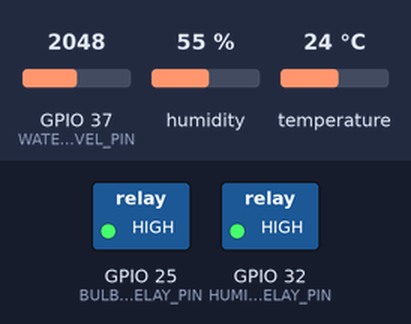
Simulated run of this sketch. Board: ESP32-S3. Shown: switched loads named in the sketch (green lamp = pin HIGH). Inputs (shaded band) come from the test bench; at power-on: humidity 55 %, GPIO 37 (WATER_LEVEL_PIN) = 2048, temperature 24 °C (analog values on the 0–4095 scale). WiFi joins after 1.5 s; servers stay silent unless stated; uploads are accepted with an empty reply; what the sketch prints to the serial monitor is not drawn.

Above: at 1.5 s.
1.6 s: humidity set to 73 %
4.2 s: humidity set to 76 %
At 6.7 s:
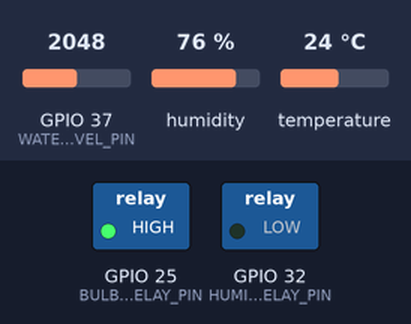
7.6 s: GPIO 37 (WATER_LEVEL_PIN) set to 122
10.2 s: GPIO 37 (WATER_LEVEL_PIN) set to 107
15.6 s: temperature set to 37.5 °C
18.5 s: temperature set to 38.6 °C
At 21.0 s:
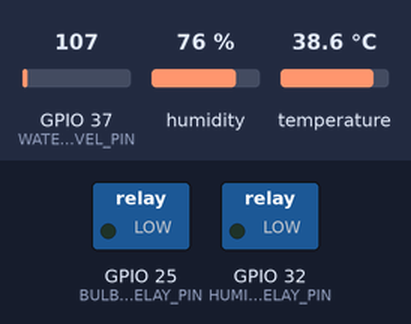
Timing chart, 0 to 22.5 s (numbered marks = the images above; inputs shaded):
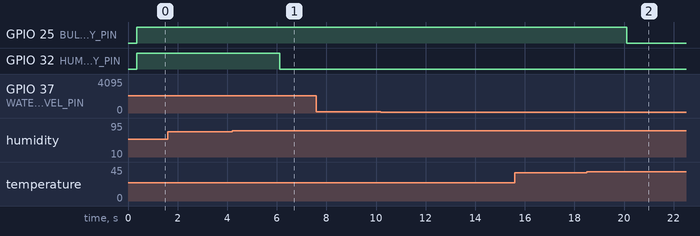

Measured:
- the behaviour switches between 74 and 75 % on humidity (found by bisection; images 0 and 1)
- the behaviour switches between 37.9 and 38 °C on temperature (found by bisection; images 1 and 2)
- after the input at 1.6 s, every drawn part: stays the same
- after the input at 4.2 s, GPIO 32 (HUMIDIFIER_RELAY_PIN): HIGH → LOW after 1.9 s
- after the input at 7.6 s, every drawn part: stays the same
- after the input at 10.2 s, every drawn part: stays the same
- after the input at 15.6 s, every drawn part: stays the same
- after the input at 18.5 s, GPIO 25 (BULB_RELAY_PIN): HIGH → LOW after 1.6 s

The sketch:

esp32_env_sensor_relay_node.ino
```cpp
#include <WiFi.h>
#include <HTTPClient.h>
#include <Wire.h>
#include <Adafruit_SHT31.h>
#include <math.h>

// ESP32 station that joins the ESP32-S3 camera AP and posts climate data.
// S3 AP firmware defaults from esp32_cam_no_ui.ino:
// SSID: AI_CANDLING, password: thesis123, IP: 192.168.4.1
const char* WIFI_SSID = "AI_CANDLING";
const char* WIFI_PASSWORD = "thesis123";
// Sub-incubator posts to its own S3 endpoint so it never collides with the
// P4 main-incubator climate that arrives on /sensordata.
const char* S3_SENSOR_URL = "http://192.168.4.1/subsensordata";

// Pin map for the DIYMORE ESP32-CAM (camera ribbon NOT plugged in).
// NOTE: GPIO16/17 are reserved for PSRAM on this board -- do NOT use for I2C.
// 21 and 13 are free, bidirectional pins that worked for the SHT3x.
#define I2C_SDA_PIN 21
#define I2C_SCL_PIN 13
#define BULB_RELAY_PIN 25
#define HUMIDIFIER_RELAY_PIN 32

// Water level sensor analog output. Monitoring only; no relay interlock.
#define WATER_LEVEL_ENABLED 1
#define WATER_LEVEL_PIN 37

// Most relay modules are active LOW. Set to 0 if your module turns ON with HIGH.
#define RELAY_ACTIVE_LOW 0

const uint8_t RELAY_ON_LEVEL = RELAY_ACTIVE_LOW ? LOW : HIGH;
const uint8_t RELAY_OFF_LEVEL = RELAY_ACTIVE_LOW ? HIGH : LOW;

// Lockdown sub-incubator targets: maintain 37.7-38.0 C, 65-75% RH.
const float BULB_ON_BELOW_C = 37.7f;
const float BULB_OFF_AT_OR_ABOVE_C = 38.0f;
// Humidity-only hysteresis; retain the relay state between these thresholds.
const float HUMIDIFIER_ON_BELOW_RH = 65.0f;
const float HUMIDIFIER_OFF_AT_OR_ABOVE_RH = 75.0f;

// Calibrate these with Serial Monitor dry/wet raw readings.
const int WATER_DRY_RAW = 0;      // measured dry (no water) -> 0%
const int WATER_WET_RAW = 2300;   // measured fully submerged -> 100%
const int WATER_LOW_PERCENT = 5;

const unsigned long READ_INTERVAL_MS = 2000UL;
const unsigned long POST_INTERVAL_MS = 5000UL;
const unsigned long WIFI_CONNECT_TIMEOUT_MS = 12000UL;
const unsigned long WIFI_DRIVER_SETTLE_MS = 350UL;
const unsigned long WIFI_RETRY_DELAY_MS = 2000UL;
const unsigned long WIFI_RADIO_OFF_MS = 750UL;
const uint8_t WIFI_FAILURES_BEFORE_RADIO_RESET = 3;
const uint8_t POST_FAILURES_BEFORE_WIFI_RECOVERY = 4;
const unsigned long SENSOR_STALE_SAFE_MS = 15000UL;

Adafruit_SHT31 sht31 = Adafruit_SHT31();

struct ClimateReading {
  float tempC = 0.0f;
  float humidityRh = 0.0f;
  bool tempValid = false;
  bool humidityValid = false;
  int waterRaw = 0;
  int waterLevel = 0;
  bool waterLow = true;
  bool waterValid = false;  // Diagnostic only; does not control the humidifier.
};

ClimateReading latest;
bool shtReady = false;
bool bulbOn = false;
bool humidifierOn = false;
unsigned long lastReadMs = 0;
unsigned long lastPostMs = 0;
unsigned long lastTempOkMs = 0;
unsigned long lastHumOkMs = 0;

enum WifiRecoveryPhase : uint8_t {
  WIFI_PHASE_CONNECTING,
  WIFI_PHASE_CONNECTED,
  WIFI_PHASE_DISCONNECTING,
  WIFI_PHASE_WAIT_RETRY,
  WIFI_PHASE_RADIO_OFF
};

WifiRecoveryPhase wifiPhase = WIFI_PHASE_WAIT_RETRY;
unsigned long wifiPhaseStartedMs = 0;
uint8_t consecutiveWifiFailures = 0;
uint8_t consecutivePostTransportFailures = 0;
bool wifiRecoveryRequested = false;
bool postAfterReconnect = false;

void initRelayOutputOff(uint8_t pin) {
  digitalWrite(pin, RELAY_OFF_LEVEL);
  pinMode(pin, RELAY_OFF_LEVEL == HIGH ? INPUT_PULLUP : INPUT_PULLDOWN);
  delay(2);
  pinMode(pin, OUTPUT);
  digitalWrite(pin, RELAY_OFF_LEVEL);
}

void setRelay(uint8_t pin, bool on) {
  digitalWrite(pin, on ? RELAY_ON_LEVEL : RELAY_OFF_LEVEL);
}

void setBulb(bool on) {
  if (bulbOn == on) return;
  bulbOn = on;
  setRelay(BULB_RELAY_PIN, bulbOn);
  Serial.printf("[BULB] %s\n", bulbOn ? "ON" : "OFF");
}

void setHumidifier(bool on) {
  if (humidifierOn == on) return;
  humidifierOn = on;
  setRelay(HUMIDIFIER_RELAY_PIN, humidifierOn);
  Serial.printf("[HUMIDIFIER] %s\n", humidifierOn ? "ON" : "OFF");
}

bool beginShtSensor() {
  if (sht31.begin(0x44)) {
    Serial.println("[SHT] Found SHT3x at 0x44");
    sht31.heater(false);
    return true;
  }

  if (sht31.begin(0x45)) {
    Serial.println("[SHT] Found SHT3x at 0x45");
    sht31.heater(false);
    return true;
  }

  Serial.println("[SHT] Not found. Check SDA/SCL, VCC, GND, and sensor address.");
  return false;
}

int waterPercentFromRaw(int raw) {
  long percent;
  if (WATER_WET_RAW >= WATER_DRY_RAW) {
    percent = map(raw, WATER_DRY_RAW, WATER_WET_RAW, 0, 100);
  } else {
    percent = map(raw, WATER_WET_RAW, WATER_DRY_RAW, 100, 0);
  }
  return constrain((int)percent, 0, 100);
}

void readSensors() {
#if WATER_LEVEL_ENABLED
  latest.waterRaw = analogRead(WATER_LEVEL_PIN);
  latest.waterLevel = waterPercentFromRaw(latest.waterRaw);
  latest.waterLow = latest.waterLevel < WATER_LOW_PERCENT;
  // Near-zero readings are flagged for diagnostics, not used as an interlock.
  latest.waterValid = latest.waterRaw > 5;
#else
  // No water sensor compiled in; humidity control remains independent.
  latest.waterRaw = -1;
  latest.waterLevel = 0;
  latest.waterLow = true;
  latest.waterValid = false;
#endif

  latest.tempValid = false;
  latest.humidityValid = false;

  if (!shtReady) {
    shtReady = beginShtSensor();
  }

  if (shtReady) {
    const float temp = sht31.readTemperature();
    const float hum = sht31.readHumidity();

    if (!isnan(temp)) {
      latest.tempC = temp;
      latest.tempValid = true;
      lastTempOkMs = millis();
    }

    if (!isnan(hum)) {
      latest.humidityRh = hum;
      latest.humidityValid = true;
      lastHumOkMs = millis();
    }
  }

  // --- Water calibration helper: track lowest (dry) and highest (wet) raw ---
  static int waterRawMin = 4095;
  static int waterRawMax = 0;
  if (latest.waterRaw < waterRawMin) waterRawMin = latest.waterRaw;
  if (latest.waterRaw > waterRawMax) waterRawMax = latest.waterRaw;

  Serial.printf(
      "[READ] T=%s%.1fC H=%s%.1f%% waterRaw=%d water=%d%% low=%s valid=%s  | CAL min(dry)=%d max(wet)=%d\n",
      latest.tempValid ? "" : "?",
      latest.tempC,
      latest.humidityValid ? "" : "?",
      latest.humidityRh,
      latest.waterRaw,
      latest.waterLevel,
      latest.waterLow ? "true" : "false",
      latest.waterValid ? "true" : "false",
      waterRawMin,
      waterRawMax);
}

void updateActuators() {
  const unsigned long now = millis();
  const bool tempFresh = lastTempOkMs > 0 && (now - lastTempOkMs) <= SENSOR_STALE_SAFE_MS;
  const bool humFresh = lastHumOkMs > 0 && (now - lastHumOkMs) <= SENSOR_STALE_SAFE_MS;

  if (!tempFresh) {
    setBulb(false);
  } else if (!bulbOn && latest.tempC < BULB_ON_BELOW_C) {
    setBulb(true);
  } else if (bulbOn && latest.tempC >= BULB_OFF_AT_OR_ABOVE_C) {
    setBulb(false);
  }

  if (!humFresh) {
    setHumidifier(false);
  } else if (!humidifierOn && latest.humidityRh < HUMIDIFIER_ON_BELOW_RH) {
    setHumidifier(true);
  } else if (humidifierOn && latest.humidityRh >= HUMIDIFIER_OFF_AT_OR_ABOVE_RH) {
    setHumidifier(false);
  }
}

void appendCommaIfNeeded(String& body, bool& hasField) {
  if (hasField) body += ',';
  hasField = true;
}

void appendJsonFloat(String& body, bool& hasField, const char* key, float value, int decimals) {
  appendCommaIfNeeded(body, hasField);
  body += '"';
  body += key;
  body += "\":";
  body += String(value, decimals);
}

void appendJsonInt(String& body, bool& hasField, const char* key, int value) {
  appendCommaIfNeeded(body, hasField);
  body += '"';
  body += key;
  body += "\":";
  body += String(value);
}

void appendJsonBool(String& body, bool& hasField, const char* key, bool value) {
  appendCommaIfNeeded(body, hasField);
  body += '"';
  body += key;
  body += "\":";
  body += (value ? "true" : "false");
}

String buildSensorJson() {
  String body;
  body.reserve(192);
  body = "{";
  bool hasField = false;

  if (latest.tempValid) {
    appendJsonFloat(body, hasField, "temp", latest.tempC, 2);
  }
  if (latest.humidityValid) {
    appendJsonFloat(body, hasField, "hum", latest.humidityRh, 2);
  }
  appendJsonBool(body, hasField, "humValid", latest.humidityValid);
#if WATER_LEVEL_ENABLED
  appendJsonInt(body, hasField, "waterRaw", latest.waterRaw);
  appendJsonInt(body, hasField, "waterLevel", latest.waterLevel);
  appendJsonBool(body, hasField, "waterLow", latest.waterLow);
#endif
  appendJsonBool(body, hasField, "bulb", bulbOn);
  appendJsonBool(body, hasField, "humidifier", humidifierOn);
  appendJsonInt(body, hasField, "uptimeMs", (int)millis());

  body += "}";
  return body;
}

const char* wifiStatusName(wl_status_t status) {
  switch (status) {
    case WL_IDLE_STATUS: return "IDLE";
    case WL_NO_SSID_AVAIL: return "NO_SSID";
    case WL_SCAN_COMPLETED: return "SCAN_COMPLETE";
    case WL_CONNECTED: return "CONNECTED";
    case WL_CONNECT_FAILED: return "CONNECT_FAILED";
    case WL_CONNECTION_LOST: return "CONNECTION_LOST";
    case WL_DISCONNECTED: return "DISCONNECTED";
    default: return "UNKNOWN";
  }
}

void configureWifiStation() {
  WiFi.persistent(false);
  WiFi.mode(WIFI_STA);
  WiFi.setSleep(false);
  // This sketch owns all retries. Disabling the driver's independent retry
  // prevents it from racing our disconnect/settle/begin state machine.
  WiFi.setAutoReconnect(false);
}

void beginWifiAttempt(const char* reason) {
  configureWifiStation();
  const wl_status_t beginStatus = WiFi.begin(WIFI_SSID, WIFI_PASSWORD);
  wifiPhase = WIFI_PHASE_CONNECTING;
  wifiPhaseStartedMs = millis();
  Serial.printf(
      "[WIFI] Attempt %u: %s; WiFi.begin=%s. Local control continues.\n",
      (unsigned int)consecutiveWifiFailures + 1,
      reason,
      wifiStatusName(beginStatus));
}

void startWifi() {
  consecutiveWifiFailures = 0;
  consecutivePostTransportFailures = 0;
  wifiRecoveryRequested = false;
  beginWifiAttempt("startup");
}

void scheduleWifiRecovery(const char* reason) {
  if (wifiPhase == WIFI_PHASE_DISCONNECTING ||
      wifiPhase == WIFI_PHASE_WAIT_RETRY ||
      wifiPhase == WIFI_PHASE_RADIO_OFF) {
    return;
  }

  if (consecutiveWifiFailures < 255) {
    consecutiveWifiFailures++;
  }
  Serial.printf(
      "[WIFI] Recovery scheduled (%s), failure %u.\n",
      reason,
      (unsigned int)consecutiveWifiFailures);

  // disconnect() is asynchronous. Wait in WIFI_PHASE_DISCONNECTING before
  // the next begin() instead of issuing both calls back-to-back.
  WiFi.setAutoReconnect(false);
  WiFi.disconnect(false, false);
  wifiPhase = WIFI_PHASE_DISCONNECTING;
  wifiPhaseStartedMs = millis();
}

void startWifiRadioReset() {
  Serial.println("[WIFI] Repeated failures: cycling the station radio.");
  WiFi.setAutoReconnect(false);
  WiFi.disconnect(true, false);  // radio off, keep credentials in RAM
  WiFi.mode(WIFI_OFF);
  wifiPhase = WIFI_PHASE_RADIO_OFF;
  wifiPhaseStartedMs = millis();
}

void maintainWifi() {
  const unsigned long now = millis();
  const wl_status_t status = WiFi.status();

  // Repeated negative HTTP results mean the association may be stale even if
  // the driver still reports WL_CONNECTED. Recover through the same serialized
  // state machine instead of letting failed POSTs continue forever.
  if (wifiRecoveryRequested) {
    wifiRecoveryRequested = false;
    scheduleWifiRecovery("S3 transport unreachable");
    return;
  }

  if (status == WL_CONNECTED) {
    if (wifiPhase != WIFI_PHASE_CONNECTED) {
      Serial.printf(
          "[WIFI] Connected. IP=%s RSSI=%d dBm; reporting resumes now.\n",
          WiFi.localIP().toString().c_str(),
          WiFi.RSSI());
      postAfterReconnect = true;
      consecutivePostTransportFailures = 0;
    }
    wifiPhase = WIFI_PHASE_CONNECTED;
    wifiPhaseStartedMs = now;
    consecutiveWifiFailures = 0;
    return;
  }

  if (wifiPhase == WIFI_PHASE_CONNECTED) {
    Serial.printf(
        "[WIFI] Link lost (%s). Retrying until the S3 returns.\n",
        wifiStatusName(status));
    scheduleWifiRecovery("link lost");
    return;
  }

  switch (wifiPhase) {
    case WIFI_PHASE_CONNECTING: {
      const bool terminalFailure =
          status == WL_NO_SSID_AVAIL ||
          status == WL_CONNECT_FAILED ||
          status == WL_CONNECTION_LOST;
      if ((terminalFailure && (now - wifiPhaseStartedMs) >= 2000UL) ||
          (now - wifiPhaseStartedMs) >= WIFI_CONNECT_TIMEOUT_MS) {
        Serial.printf("[WIFI] Attempt ended with %s.\n", wifiStatusName(status));
        scheduleWifiRecovery(
            terminalFailure ? "association failed" : "connect timeout");
      }
      break;
    }

    case WIFI_PHASE_DISCONNECTING:
      if ((now - wifiPhaseStartedMs) >= WIFI_DRIVER_SETTLE_MS) {
        wifiPhase = WIFI_PHASE_WAIT_RETRY;
        wifiPhaseStartedMs = now;
      }
      break;

    case WIFI_PHASE_WAIT_RETRY:
      if ((now - wifiPhaseStartedMs) >= WIFI_RETRY_DELAY_MS) {
        if (consecutiveWifiFailures >= WIFI_FAILURES_BEFORE_RADIO_RESET) {
          startWifiRadioReset();
        } else {
          beginWifiAttempt("scheduled retry");
        }
      }
      break;

    case WIFI_PHASE_RADIO_OFF:
      if ((now - wifiPhaseStartedMs) >= WIFI_RADIO_OFF_MS) {
        consecutiveWifiFailures = 0;
        beginWifiAttempt("radio reset complete");
      }
      break;

    case WIFI_PHASE_CONNECTED:
      // Handled above. Kept for exhaustive enum coverage.
      break;
  }
}

void recordS3TransportFailure(const char* detail) {
  if (consecutivePostTransportFailures < 255) {
    consecutivePostTransportFailures++;
  }
  Serial.printf(
      "[POST] Transport failure %u/%u: %s\n",
      (unsigned int)consecutivePostTransportFailures,
      (unsigned int)POST_FAILURES_BEFORE_WIFI_RECOVERY,
      detail);
  if (consecutivePostTransportFailures >= POST_FAILURES_BEFORE_WIFI_RECOVERY) {
    wifiRecoveryRequested = true;
  }
}

void postSensorData() {
  if (WiFi.status() != WL_CONNECTED) {
    Serial.println("[POST] Skipped: WiFi not connected");
    return;
  }

  const String body = buildSensorJson();
  WiFiClient client;
  HTTPClient http;
  client.setTimeout(2000);
  http.setTimeout(2000);

  if (!http.begin(client, S3_SENSOR_URL)) {
    recordS3TransportFailure("http.begin failed");
    return;
  }

  http.addHeader("Content-Type", "application/json");
  const int code = http.POST(body);
  const String response = code > 0 ? http.getString() : String();
  http.end();

  if (code > 0) {
    // Any HTTP response proves that the S3 transport is reachable. Only a 2xx
    // response confirms that this reading was accepted.
    consecutivePostTransportFailures = 0;
    Serial.printf("[POST] %s -> HTTP %d %s\n", body.c_str(), code, response.c_str());
  } else {
    const String error = HTTPClient::errorToString(code);
    recordS3TransportFailure(error.c_str());
  }
}

void setup() {
  Serial.begin(115200);
  delay(300);

  initRelayOutputOff(BULB_RELAY_PIN);
  initRelayOutputOff(HUMIDIFIER_RELAY_PIN);
  Serial.printf(
      "[HUMIDIFIER] Humidity-only control: ON below %.1f%% RH, OFF at %.1f%% RH; "
      "water monitoring only, humidity stale cutoff=%lu ms\n",
      HUMIDIFIER_ON_BELOW_RH, HUMIDIFIER_OFF_AT_OR_ABOVE_RH,
      SENSOR_STALE_SAFE_MS);

#if WATER_LEVEL_ENABLED
  pinMode(WATER_LEVEL_PIN, INPUT);
  analogReadResolution(12);
  analogSetPinAttenuation(WATER_LEVEL_PIN, ADC_11db);
#endif

  // Internal pull-ups + slower I2C clock improve reliability on long/jumper
  // wiring. Real 4.7k pull-ups on the breakout are still recommended.
  pinMode(I2C_SDA_PIN, INPUT_PULLUP);
  pinMode(I2C_SCL_PIN, INPUT_PULLUP);
  Wire.begin(I2C_SDA_PIN, I2C_SCL_PIN);
  Wire.setClock(50000);

  shtReady = beginShtSensor();

  // Read + regulate FIRST so the incubator is controlled even if WiFi never
  // connects. WiFi is started non-blocking and is only used to POST data.
  readSensors();
  updateActuators();

  startWifi();
}

void loop() {
  // Incubator control always runs before network maintenance or HTTP work.
  unsigned long now = millis();
  if (now - lastReadMs >= READ_INTERVAL_MS) {
    lastReadMs = now;
    readSensors();
    updateActuators();
  }

  maintainWifi();

  now = millis();
  if (postAfterReconnect || now - lastPostMs >= POST_INTERVAL_MS) {
    lastPostMs = now;
    postAfterReconnect = false;
    postSensorData();
  }
}
```
